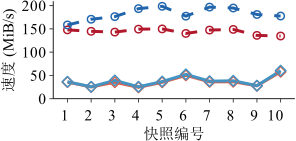

The script that drew this image:
library(grid)
library(ggplot2)
library(extrafont)
require(scales)
font_import()
loadfonts()

mywidth=3
myheight=1.5
my_color=c("#B2182B","#D6604D","#2166AC","#4393C3")
my_value=c(1,5,1,5)
my_line=c("dashed","solid","dashed","solid")

abbrev_x <- c(1,expression(2^3), expression(2^6),expression(2^9),expression(2^12),expression(2^15))

if(T){
    x1 <- read.table("expb2_trace_ms_data_plain_sgx.txt",header=TRUE)
    cairo_pdf(file="./expb2_trace_ms_plain_sgx.pdf", width=mywidth, height=myheight)
    x1$Type <- factor(x1$Type, levels=c("TEEUpload", "TEEDownload", "PlainUpload", "PlainDownload"))
    ggplot(data=x1, aes(x=as.factor(BatchSize), y=Performance,shape=Type, linetype=Type, colour=Type, group=Type), log= "x") +
    geom_line(size=1)  + 
    geom_point(size=2, stroke=0.75, fill="white") +
    scale_shape_manual(values=c(my_value)) +
    scale_color_manual(values=c(my_color)) + 
    scale_linetype_manual(values=c(my_line)) +
    coord_cartesian(ylim=c(9.5, 200)) +
    scale_y_continuous(breaks=seq(0, 200, 50), labels=format(seq(0, 200, 50), scientific=FALSE)) +
    scale_x_discrete(labels=seq(1,10,1), breaks=seq(1,10,1)) + 
    ylab('速度 (MiB/s)') +
    xlab("快照编号") +
    theme_bw() +
    theme(
        panel.grid.major=element_blank(), 
        panel.grid.minor=element_blank(),
	    panel.background=element_blank(), 
	    # panel.border=element_rect(size=0.5),
	    panel.border = element_blank(),
	    axis.line=element_line(colour="black", size=0.3),
	    axis.ticks=element_line(size=0.3),
        axis.title.x=element_text(size=11,family="Times New Roman"),
        axis.text.x=element_text(margin=margin(5,0,0,0), hjust=0.8, colour="black", size=11,family="Times New Roman"),
        axis.title.y=element_text(size=11,  hjust=0.5,family="Times New Roman"),
        axis.text.y=element_text(margin=margin(0, 2, 0, 0), colour="black",size=11,family="Times New Roman"),
        legend.title = element_blank(),
        legend.position="none",
        plot.margin=unit(c(0.1,0.1,0.1,0.1), "cm")
    )
}
